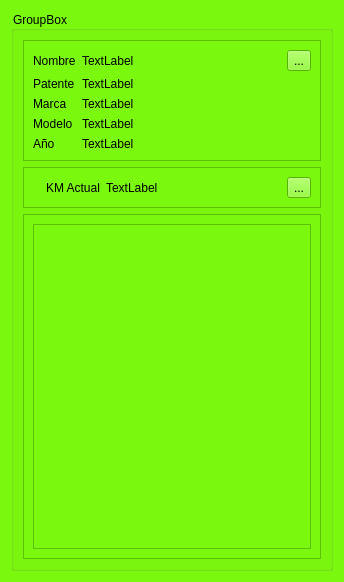
<?xml version="1.0" encoding="UTF-8"?>
<ui version="4.0">
 <class>WdgtVehicle</class>
 <widget class="QWidget" name="WdgtVehicle">
  <property name="geometry">
   <rect>
    <x>0</x>
    <y>0</y>
    <width>344</width>
    <height>582</height>
   </rect>
  </property>
  <property name="windowTitle">
   <string>Vehicle</string>
  </property>
  <property name="windowIcon">
   <iconset resource="resources.qrc">
    <normaloff>:/img/car189.png</normaloff>:/img/car189.png</iconset>
  </property>
  <property name="autoFillBackground">
   <bool>false</bool>
  </property>
  <property name="styleSheet">
   <string notr="true">background-color: rgb(122, 248, 14);</string>
  </property>
  <layout class="QHBoxLayout" name="horizontalLayout_7">
   <item>
    <widget class="QGroupBox" name="groupBox">
     <property name="title">
      <string>GroupBox</string>
     </property>
     <layout class="QVBoxLayout" name="verticalLayout">
      <item>
       <widget class="QFrame" name="frame">
        <property name="frameShape">
         <enum>QFrame::StyledPanel</enum>
        </property>
        <property name="frameShadow">
         <enum>QFrame::Raised</enum>
        </property>
        <layout class="QHBoxLayout" name="horizontalLayout_4">
         <item>
          <layout class="QFormLayout" name="formLayout">
           <item row="0" column="0">
            <widget class="QLabel" name="label">
             <property name="text">
              <string>Nombre</string>
             </property>
            </widget>
           </item>
           <item row="0" column="1">
            <layout class="QHBoxLayout" name="horizontalLayout">
             <item>
              <widget class="QLabel" name="lblNombre">
               <property name="text">
                <string>TextLabel</string>
               </property>
              </widget>
             </item>
             <item>
              <widget class="QToolButton" name="toolButton">
               <property name="text">
                <string>...</string>
               </property>
              </widget>
             </item>
            </layout>
           </item>
           <item row="1" column="0">
            <widget class="QLabel" name="label_8">
             <property name="text">
              <string>Patente</string>
             </property>
            </widget>
           </item>
           <item row="1" column="1">
            <widget class="QLabel" name="lblPlate">
             <property name="text">
              <string>TextLabel</string>
             </property>
            </widget>
           </item>
           <item row="2" column="0">
            <widget class="QLabel" name="label_2">
             <property name="text">
              <string>Marca</string>
             </property>
            </widget>
           </item>
           <item row="2" column="1">
            <widget class="QLabel" name="lblBrand">
             <property name="text">
              <string>TextLabel</string>
             </property>
            </widget>
           </item>
           <item row="3" column="0">
            <widget class="QLabel" name="label_3">
             <property name="text">
              <string>Modelo</string>
             </property>
            </widget>
           </item>
           <item row="3" column="1">
            <widget class="QLabel" name="lblModel">
             <property name="text">
              <string>TextLabel</string>
             </property>
            </widget>
           </item>
           <item row="4" column="0">
            <widget class="QLabel" name="label_6">
             <property name="text">
              <string>Año</string>
             </property>
            </widget>
           </item>
           <item row="4" column="1">
            <widget class="QLabel" name="lblYear">
             <property name="text">
              <string>TextLabel</string>
             </property>
            </widget>
           </item>
          </layout>
         </item>
        </layout>
       </widget>
      </item>
      <item>
       <widget class="QFrame" name="frame_2">
        <property name="frameShape">
         <enum>QFrame::StyledPanel</enum>
        </property>
        <property name="frameShadow">
         <enum>QFrame::Raised</enum>
        </property>
        <layout class="QHBoxLayout" name="horizontalLayout_5">
         <item>
          <layout class="QFormLayout" name="formLayout_2">
           <item row="0" column="0">
            <layout class="QHBoxLayout" name="horizontalLayout_2">
             <item>
              <widget class="QLabel" name="label_4">
               <property name="maximumSize">
                <size>
                 <width>24</width>
                 <height>24</height>
                </size>
               </property>
               <property name="text">
                <string/>
               </property>
               <property name="pixmap">
                <pixmap resource="resources.qrc">:/img/kms</pixmap>
               </property>
               <property name="scaledContents">
                <bool>true</bool>
               </property>
              </widget>
             </item>
             <item>
              <widget class="QLabel" name="label_15">
               <property name="text">
                <string>KM Actual</string>
               </property>
              </widget>
             </item>
            </layout>
           </item>
           <item row="0" column="1">
            <layout class="QHBoxLayout" name="horizontalLayout_3">
             <item>
              <widget class="QLabel" name="lblCurrentKms">
               <property name="text">
                <string>TextLabel</string>
               </property>
              </widget>
             </item>
             <item>
              <widget class="QToolButton" name="btnUpdateKms">
               <property name="text">
                <string>...</string>
               </property>
              </widget>
             </item>
            </layout>
           </item>
          </layout>
         </item>
        </layout>
       </widget>
      </item>
      <item>
       <widget class="QFrame" name="frame_3">
        <property name="frameShape">
         <enum>QFrame::StyledPanel</enum>
        </property>
        <property name="frameShadow">
         <enum>QFrame::Raised</enum>
        </property>
        <layout class="QHBoxLayout" name="horizontalLayout_6">
         <item>
          <widget class="QTapListWidget" name="listWidget">
           <property name="editTriggers">
            <set>QAbstractItemView::NoEditTriggers</set>
           </property>
           <property name="alternatingRowColors">
            <bool>true</bool>
           </property>
           <property name="selectionRectVisible">
            <bool>true</bool>
           </property>
          </widget>
         </item>
        </layout>
       </widget>
      </item>
     </layout>
    </widget>
   </item>
  </layout>
 </widget>
 <customwidgets>
  <customwidget>
   <class>QTapListWidget</class>
   <extends>QListWidget</extends>
   <header>qtaplistwidget.h</header>
  </customwidget>
 </customwidgets>
 <resources>
  <include location="resources.qrc"/>
 </resources>
 <connections/>
</ui>
